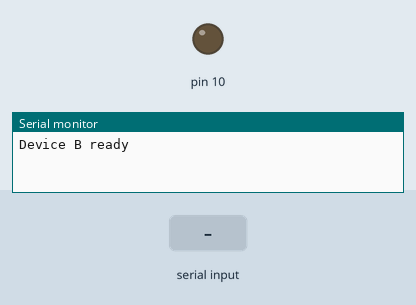
Recording of a sketch running on a simulated Arduino Uno, built for the host (arithmetic inside an expression is 32-bit, double 64-bit). Shown: output pins drawn as LEDs (lit = HIGH), the last lines printed to the serial monitor. Inputs (shaded band) come from the test bench.

Above: at 1.2 s.
1.3 s: "1" received over Serial
At 1.7 s:
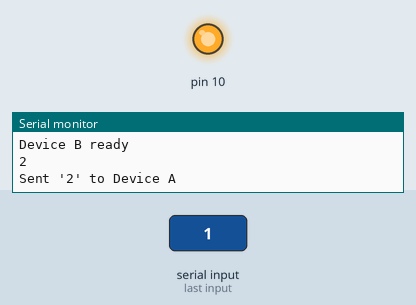
Timing chart, 0 to 4.3 s (numbered marks = the images above; inputs shaded):
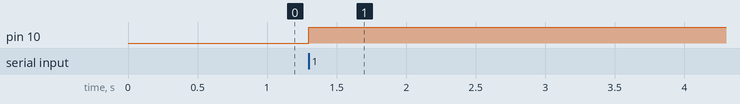

The sketch:

B_V1_DONE.ino
```cpp
// Device B
const int ledBPin = PIN_PB2;    // LED on Device B connected to PB2

void setup() {
  Serial.swap(1);               // Swap pins for Serial communication
  Serial.begin(1200);           // Initialize serial communication at 1200 baud
  pinMode(ledBPin, OUTPUT);     // Configure LED pin as output
  digitalWrite(ledBPin, LOW);   // Ensure LED is off initially

  Serial.println("Device B ready");  // Debugging output
}

void loop() {
  if (Serial.available() > 0) {  // Check if data is available
    char command = Serial.read();  // Read the incoming data
    if (command == '1') {
      digitalWrite(ledBPin, HIGH); // Turn on the LED on Device B
      Serial.println('2');         // Send signal '2' back to Device A
      Serial.println("Sent '2' to Device A");  // Debugging output
    }
  }
}
```

Measured:
- after the input at 1.3 s, pin 10: LOW → HIGH at once
